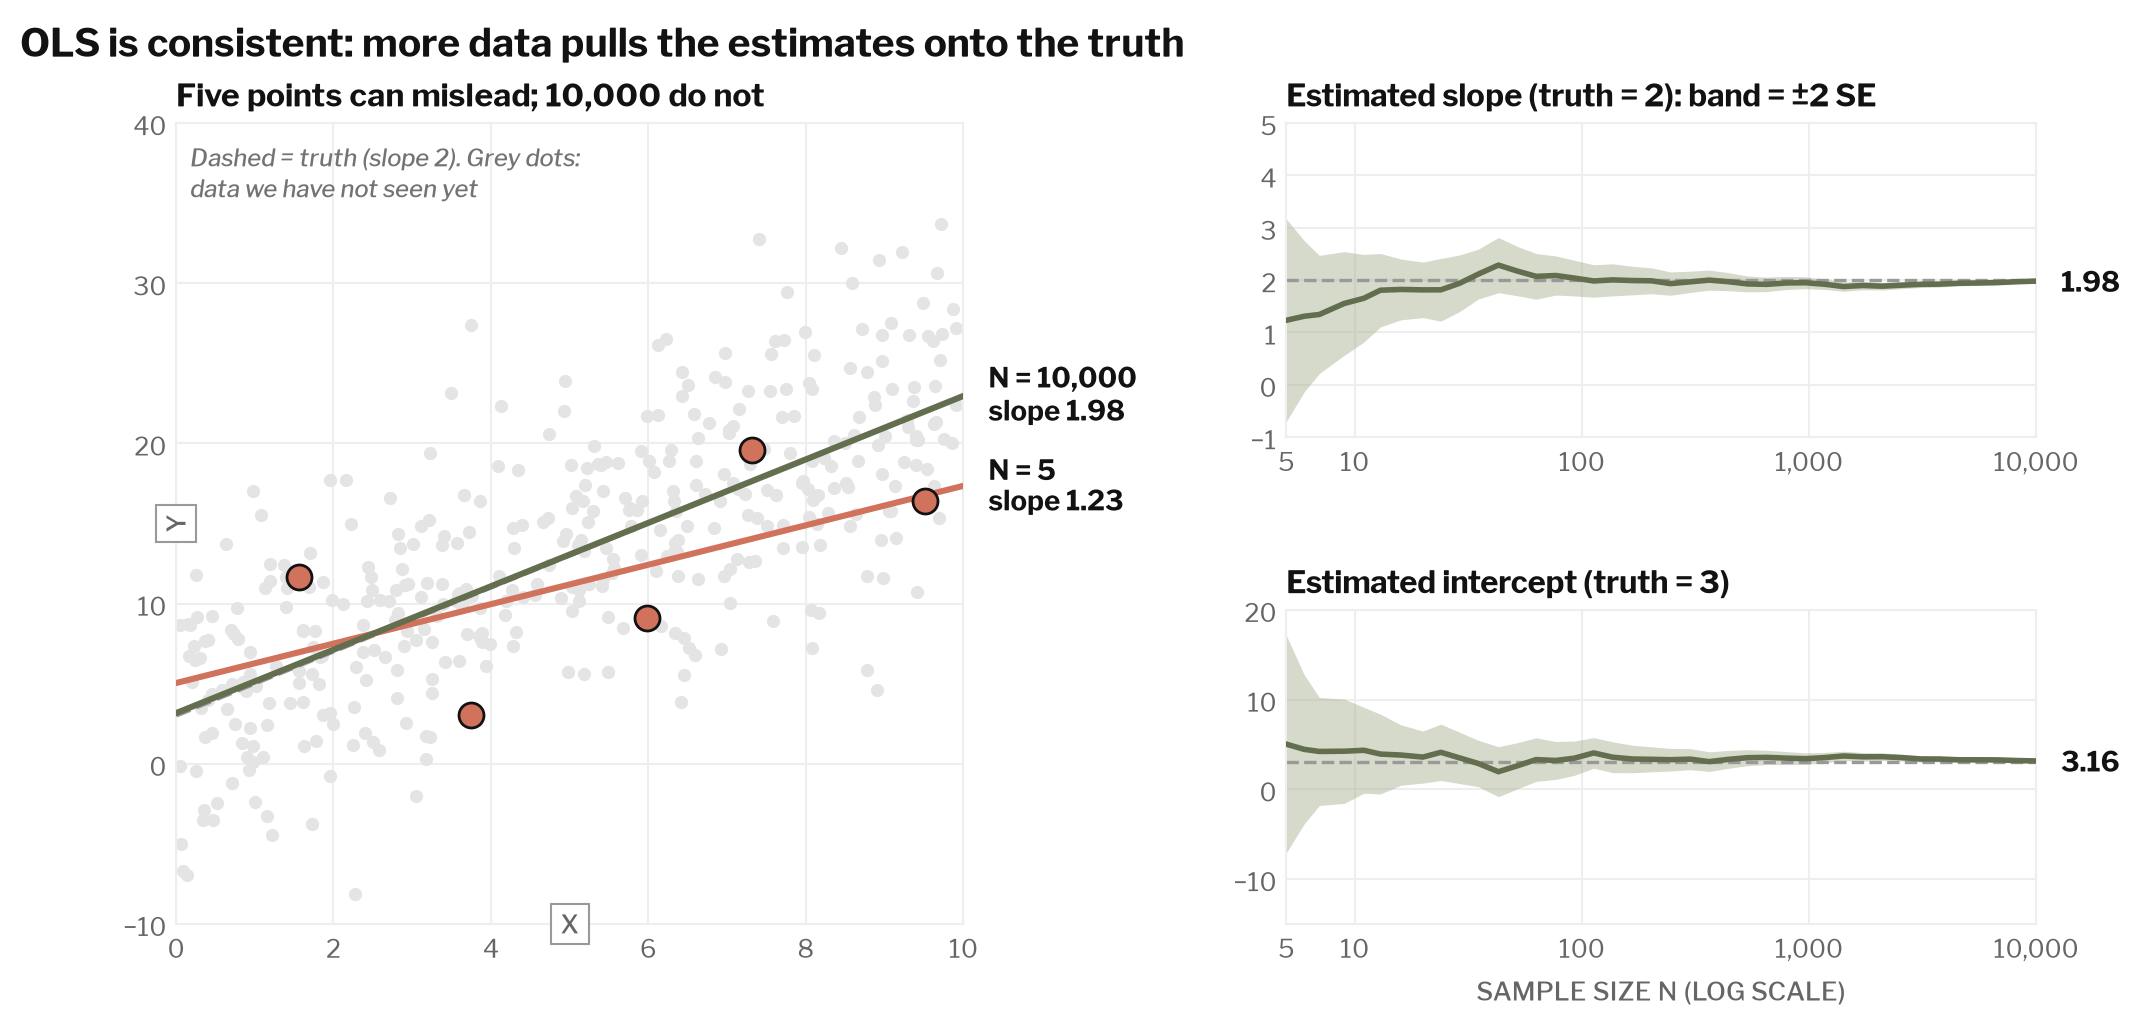

Generate this figure with Python:
# =============================================================================
# MGT 634 - Class 8, slide 13 "Nice Property #1: OLS can be consistent"
# =============================================================================
# Truth: y = 3 + 2x + noise. We draw 10,000 points once, then pretend data
# arrive gradually: re-run OLS on the first N points for N = 5 ... 10,000.
# Consistency = as N grows, the estimates home in on the truth (3 and 2) and
# the +/- 2 SE band around them shrinks toward zero.
# Run from the "Second Year" folder:
#   uv run --with statsmodels EmpiricalStrategy/notes/class8_regression/slide13_consistency.py
# =============================================================================
import sys
from pathlib import Path

import numpy as np
import statsmodels.api as sm
import matplotlib
matplotlib.use("Agg")
import matplotlib.pyplot as plt

sys.path.insert(0, str(Path(__file__).resolve().parents[3]))   # "Second Year" folder
import upshot_style as us

# ---- 1. Simulate one big sample (same setup as the slide 11 example) -------------
np.random.seed(42)
N_MAX = 10_000
x_all = np.random.uniform(0, 10, N_MAX)
y_all = 3 + 2 * x_all + np.random.normal(0, 5, N_MAX)

# ---- 2. Re-estimate on the first N points, for N from 5 to 10,000 -----------------
sizes = np.unique(np.round(np.logspace(np.log10(5), np.log10(N_MAX), 40)).astype(int))
est = {"b0": [], "b1": [], "se0": [], "se1": []}
for n in sizes:
    fit = sm.OLS(y_all[:n], sm.add_constant(x_all[:n])).fit()
    est["b0"].append(fit.params[0]); est["b1"].append(fit.params[1])
    est["se0"].append(fit.bse[0]);   est["se1"].append(fit.bse[1])
est = {k: np.array(v) for k, v in est.items()}

print(" N      intercept (SE)      slope (SE)")
for n in [5, 10, 50, 100, 1000, 10000]:
    i = np.where(sizes == n)[0]
    if len(i) == 0:                                     # size not on the grid: fit directly
        fit = sm.OLS(y_all[:n], sm.add_constant(x_all[:n])).fit()
        b0, b1, s0, s1 = *fit.params, *fit.bse
    else:
        i = i[0]; b0, b1, s0, s1 = est["b0"][i], est["b1"][i], est["se0"][i], est["se1"][i]
    print(f"{n:>6}   {b0:6.2f} ({s0:5.2f})     {b1:5.2f} ({s1:5.3f})")

# ---- 3. Plot: left = the N = 5 fit; right = estimates vs N ------------------------
us.use_style()
fig = plt.figure(figsize=(12, 5.2))
gs = fig.add_gridspec(2, 2, width_ratios=[1.05, 1], hspace=0.55, wspace=0.42)
ax_fit = fig.add_subplot(gs[:, 0])
ax_b1 = fig.add_subplot(gs[0, 1])
ax_b0 = fig.add_subplot(gs[1, 1])


def numeric_axes(ax):
    """Real tick numbers (a regression plot needs them), light frame, no tick marks."""
    ax.tick_params(labelbottom=True, labelleft=True, colors="#666666", labelsize=9, length=0)
    for spine in ax.spines.values():
        spine.set_color(us.GRID)
        spine.set_linewidth(0.75)


# Left: the five points we see at N = 5 (key points -> black ring), their OLS line,
# the N = 10,000 line and the truth
grid = np.array([0, 10])
fit5 = sm.OLS(y_all[:5], sm.add_constant(x_all[:5])).fit()
fitN = sm.OLS(y_all, sm.add_constant(x_all)).fit()
ax_fit.scatter(x_all[:400], y_all[:400], s=14, color="#e4e4e4", zorder=1)   # context only
ax_fit.plot(grid, 3 + 2 * grid, color=us.AXIS_LINE, linewidth=1.5, linestyle="--", zorder=2)
ax_fit.plot(grid, fit5.params[0] + fit5.params[1] * grid, color=us.SALMON, linewidth=2.2, zorder=3)
ax_fit.plot(grid, fitN.params[0] + fitN.params[1] * grid, color=us.DARK_GREEN, linewidth=2.2, zorder=3)
us.dots(ax_fit, x_all[:5], y_all[:5], us.SALMON, highlight=True)
lab5 = us.label(ax_fit, 10, fit5.params[0] + fit5.params[1] * 10,
                f"N = 5\nslope {fit5.params[1]:.2f}")
# The N = 10,000 line sits on top of the truth (that is the point), so one label covers both
labN = us.label(ax_fit, 10, fitN.params[0] + fitN.params[1] * 10,
                f"N = 10,000\nslope {fitN.params[1]:.2f}")
ax_fit.set_xlim(0, 10); ax_fit.set_ylim(-10, 40)
numeric_axes(ax_fit)
us.axis_box(ax_fit, "X", "bottom"); us.axis_box(ax_fit, "Y", "left")
us.corner_note(ax_fit, "Dashed = truth (slope 2). Grey dots:\ndata we have not seen yet", "top left")
ax_fit.set_title("Five points can mislead; 10,000 do not", loc="left", fontsize=11.5)


def track(ax, key, se_key, truth, title, ylim):
    """Estimate vs sample size (log scale) with a +/- 2 SE band and the true value."""
    b, se = est[key], est[se_key]
    ax.fill_between(sizes, b - 2 * se, b + 2 * se, color=us.SAGE, alpha=0.45, linewidth=0, zorder=1)
    ax.plot(sizes, b, color=us.DARK_GREEN, linewidth=2, zorder=3)
    ax.axhline(truth, color=us.AXIS_LINE, linewidth=1.2, linestyle="--", zorder=2)
    ax.set_xscale("log")
    ax.set_xlim(5, N_MAX); ax.set_ylim(*ylim)
    ax.set_xticks([5, 10, 100, 1000, 10000])
    ax.set_xticklabels(["5", "10", "100", "1,000", "10,000"])
    numeric_axes(ax)
    ax.minorticks_off()
    us.label(ax, N_MAX, b[-1], f"{b[-1]:.2f}")
    ax.set_title(title, loc="left", fontsize=11)


track(ax_b1, "b1", "se1", 2, "Estimated slope (truth = 2): band = ±2 SE", (-1, 5))
track(ax_b0, "b0", "se0", 3, "Estimated intercept (truth = 3)", (-15, 20))
ax_b0.set_xlabel("SAMPLE SIZE N (LOG SCALE)", fontsize=9.5, color="#666666", fontweight="medium")

fig.suptitle("OLS is consistent: more data pulls the estimates onto the truth",
             x=0.06, ha="left", fontsize=14, fontweight="bold", color=us.INK)
fig.savefig(Path(__file__).with_name("slide13_consistency.png"))
print("saved slide13_consistency.png")
